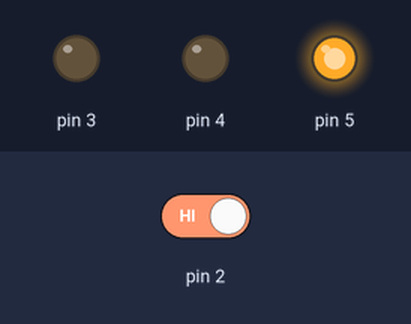
Bench run of a sketch on a simulated Arduino Uno, built with avr-gcc and run on an emulated ATmega328P. Shown: output pins drawn as LEDs (lit = HIGH). The test bench sets the inputs (shaded band); at power-on: pin 2 HIGH.

Above: at 16.8 s.
16.9 s: pin 2 driven LOW
At 18.4 s:
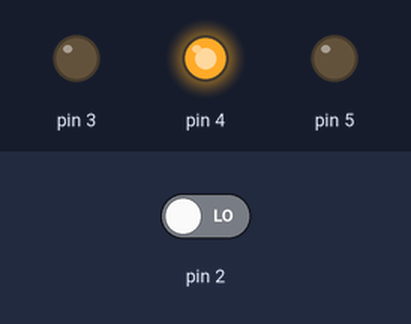
At 25.2 s:
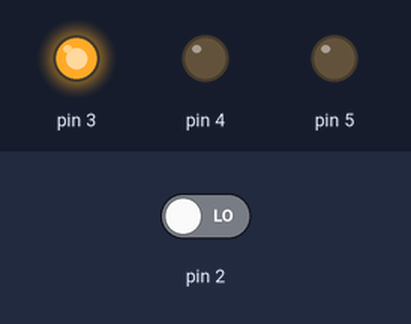
25.5 s: pin 2 driven HIGH
At 26.5 s:
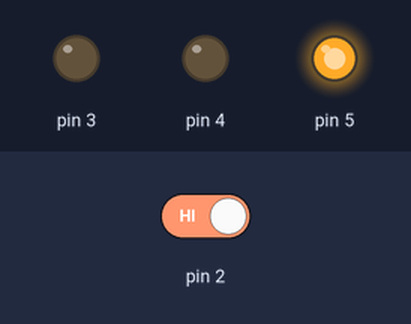
Timing chart, 0 to 45.0 s (numbered marks = the images above; inputs shaded):
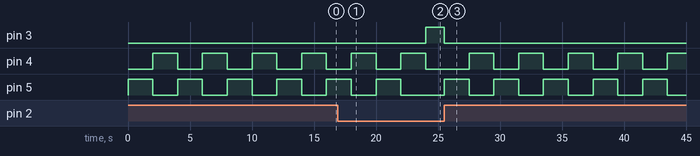

The sketch:

p02_SpaceshipInterfaceVideoAnswer.ino
```cpp
/*
  Arduino Starter Kit example
  Project 2 - Spaceship Interface

  This sketch is written to accompany Project 2 in the Arduino Starter Kit

  Parts required:
  - one green LED
  - two red LEDs
  - pushbutton
  - 10 kilohm resistor
  - three 220 ohm resistors

  created 13 Sep 2012
  by Scott Fitzgerald
  modified by Jina Wilde

  http://www.arduino.cc/starterKit
*/

// Create a global variable to hold the state of the switch. This variable is
// persistent throughout the program. Whenever you refer to switchState, you’re
// talking about the number it holds
int switchstate = 0;

void setup() {
  // declare the LED pins as outputs
  pinMode(3, OUTPUT);
  pinMode(4, OUTPUT);
  pinMode(5, OUTPUT);

  // declare the switch pin as an input
  pinMode(2, INPUT);
}

void loop() {

  // read the value of the switch
  // digitalRead() checks to see if there is voltage on the pin or not
  switchstate = digitalRead(2);

  // if the button is not pressed turn on the green LED and off the red LEDs
  if (switchstate == LOW) {
    digitalWrite(3, HIGH); // turn the green LED on pin 3 on
    digitalWrite(4, LOW);  // turn the red LED on pin 4 off
    digitalWrite(5, LOW);  // turn the blue LED on pin 5 off
  }
  // this else is part of the above if() statement.
  // if the switch is not LOW (the button is pressed) turn off the green LED and
  // blink alternatively the red LEDs
  else {
    digitalWrite(3, LOW);  // turn the green LED on pin 3 off
    digitalWrite(4, LOW);  // turn the red LED on pin 4 off
    digitalWrite(5, HIGH); // turn the blue LED on pin 5 on
    // wait for a quarter second before changing the light
    delay(2000);
    digitalWrite(4, HIGH); // turn the red LED on pin 4 on
    digitalWrite(5, LOW);  // turn the blue LED on pin 5 off
    // wait for a quarter second before changing the light
    delay(2000);

    digitalWrite(3, LOW);  // turn the green LED on pin 3 off
    digitalWrite(4, LOW);  // turn the red LED on pin 4 off
    digitalWrite(5, HIGH); // turn the blue LED on pin 5 on
    // wait for a quarter second before changing the light
    delay(2000);
    digitalWrite(4, HIGH); // turn the red LED on pin 4 on
    digitalWrite(5, LOW);  // turn the blue LED on pin 5 off
    // wait for a quarter second before changing the light
    delay(2000);
  }
}
```

Measured:
- after the input at 16.9 s, pin 3: LOW → HIGH after 7.1 s; pin 5: goes on until 22.0 s, then stays LOW
- after the input at 25.5 s, pin 3: HIGH → LOW at once; pin 4: alternates HIGH for 2.0 s and LOW for 2.0 s, starting after 2.0 s; pin 5: alternates HIGH for 2.0 s and LOW for 2.0 s, starting at once
- by itself, pin 4, pin 5: alternates HIGH for 2.0 s and LOW for 2.0 s
